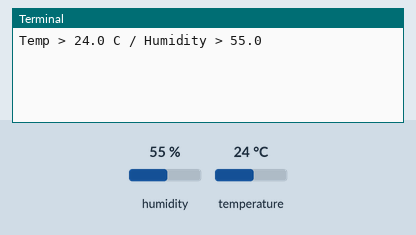
A program run on a simulated Raspberry Pi (BCM pin numbers). On the bench: the last lines printed to the terminal. Inputs (shaded band) come from the test bench; at power-on: humidity 55 %, temperature 24 °C.

Above: at 1.2 s.
1.3 s: humidity set to 22 %
At 2.4 s:
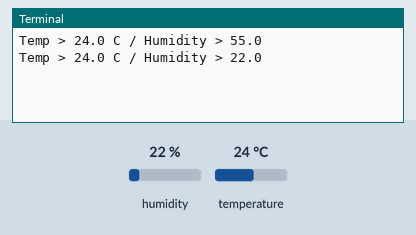
3.4 s: temperature set to 12 °C
At 4.4 s:
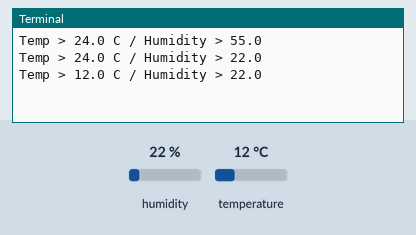
5.5 s: humidity set to 40 %
At 7.4 s:
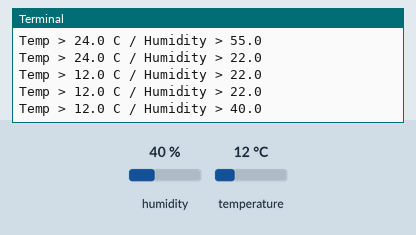
Timing chart, 0 to 8.9 s (numbered marks = the images above; inputs shaded):
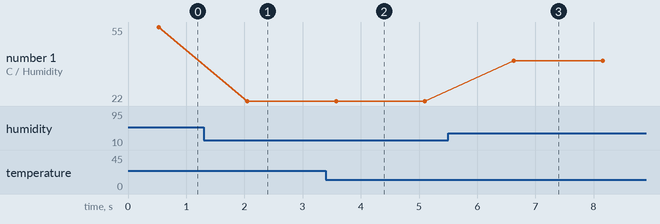

Measured:
- after the input at 1.3 s, the terminal: prints a new line after 0.75 s (image 1)
- after the input at 3.4 s, the terminal: prints a new line after 0.18 s (image 2)
- after the input at 5.5 s, the terminal: prints a new line after 1.1 s (image 3)
- plotted number 1: 55 → 22 after the input at 1.3 s, 22 → 40 after the input at 5.5 s

The program:

gpio_main11.py
```python
import Adafruit_DHT as dht
import time

sensor = dht.DHT11
PIN = 4  # GPIO.BCM mode

try:
    while True:
        (humid, temp) = dht.read_retry(sensor, PIN)
        if humid is not None and temp is not None:
            print(f'Temp > {temp:.1f} C / Humidity > {humid:.1f}')
        else:
            print('Sensor error!')

        time.sleep(1.0) # 1 second delay
except KeyboardInterrupt:
    print('End of program')
```
